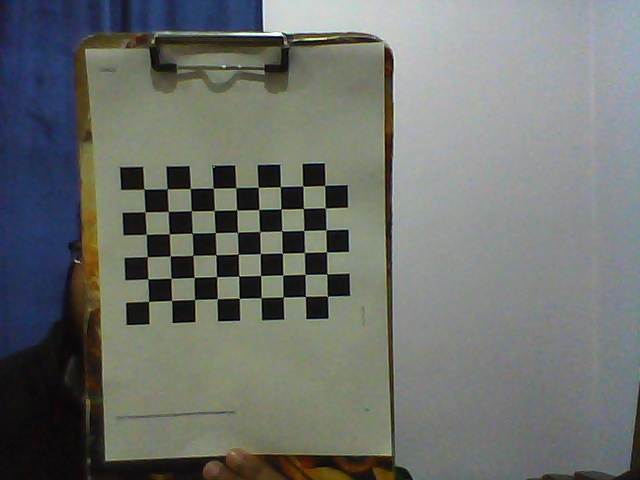
#> input picture Depth Sensing Module/Callibration of cameras/Callibration/Callibration dataset/left_image 0 .jpg, 640 x 480 px, found by its file name
$ python code.py   (older library calls are emulated)
#> lines starting #> are read from the running program, lines starting #| are printed output that depends on the picture; after the words box and inside, x2 and y2 are one past the last pixel; in counts of white or black regions, pixels touching at a corner belong together; pictures that were not available may be replaced by others from this repository, and a replacement may not be noted
import numpy as np
import cv2
import glob
import argparse
import time
import matplotlib.pyplot as plt
my_gray = np.zeros((512,512,3), dtype = np.uint8)
# termination criteria
criteria = (cv2.TERM_CRITERIA_EPS + cv2.TERM_CRITERIA_MAX_ITER, 30, 0.001)
objpointsL = []  # 3d point in real world space
imgpointsL = []  # 2d points in image plane.
imgpointsR = []  # 2d points in image plane.
objpointsR = []  # 3d point in real world space


def calibrate(file_name, square_size, width, height):
    """ Apply camera calibration operation for images in the given directory path. """
#> called with file_name = 'left_image ', square_size = 0.016, width = 9, height = 6
    # prepare object points, like (0,0,0), (1,0,0), (2,0,0) ....,(8,6,0)
    objp = np.zeros((height*width, 3), np.float32)
    objp[:, :2] = np.mgrid[0:width, 0:height].T.reshape(-1, 2)

    objp = objp * square_size

    # Arrays to store object points and image points from all the images.
    objpoints = []  # 3d point in real world space
    imgpoints = []  # 2d points in image plane.

    global my_gray
    #The data available in calibration data is below
    #images_selected = (4, 11, 16, 17, 18, 19, 23, 24, 27, 30, 32, 34, 39)
    #new data set in folder new calibration test is below
    #images_selected = (0,1,4,5,8,13,14,17,18,20,21,26,29,34,35,37,38,40,42,43,46,56,65,70,76,
    #                   77,94,95,98,104,106,110,121,122,123,130,132,134,136,137,143,145,148)
    #images_selected = (0,4,13,14,18,29,34,40,42,46,70,76,94,98,106,110,130,134)
    #images_selected = (0, 25)
    for value in range(0, 25):
        img = cv2.imread("/home/pi/Desktop/ Final prototype/The Callibration Test/Image Taker/data/"+str(file_name)+str(value)+" .jpg")
#> img is the input picture: shape (480, 640, 3); mean B, G, R 109.3, 113.1, 109.7
        #cv2.imshow("image "+str(file_name)+str(value), img)
        gray = cv2.cvtColor(img, cv2.COLOR_BGR2GRAY)
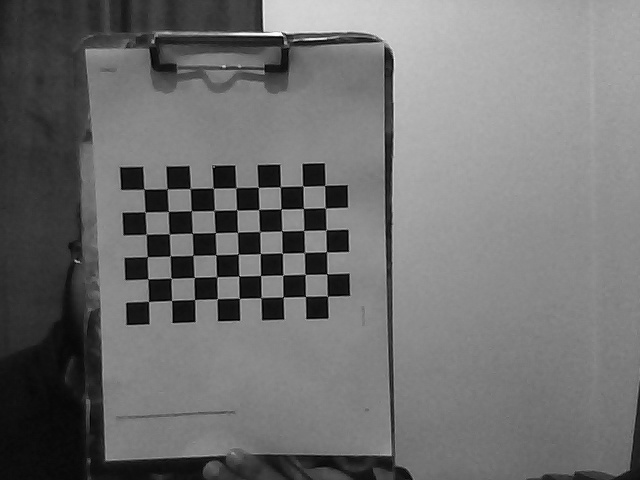
#> gray: shape (480, 640); min 0, max 252, mean 111.6
        my_gray = gray
        # Find the chess board corners
        ret, corners = cv2.findChessboardCorners(gray, (width, height), None)
#> ret = True; corners = 54 rows, first 8: [144.2, 188.8], [167.1, 189], [190.3, 188.4], [213.5, 188.5], [236, 187.8], [258.5, 187.4], [280.2, 186.8], [302.9, 185.8]
        print("\n\t\treturn value is(i.e. corner found?): ", ret)
#| 		return value is(i.e. corner found?):  True

        # If found, add object points, image points (after refining them)
        if ret:
            objpoints.append(objp)

            corners2 = cv2.cornerSubPix(gray, corners, (11, 11), (-1, -1), criteria)
#> corners2 = 54 rows, first 8: [143.8, 189.2], [167.1, 188.8], [190.3, 188.5], [213.3, 188.2], [235.8, 187.6], [258.3, 187.3], [280.4, 186.7], [302.7, 186.2]
            imgpoints.append(corners2)

            # Draw and display the corners
            img = cv2.drawChessboardCorners(img, (width, height), corners2, ret)
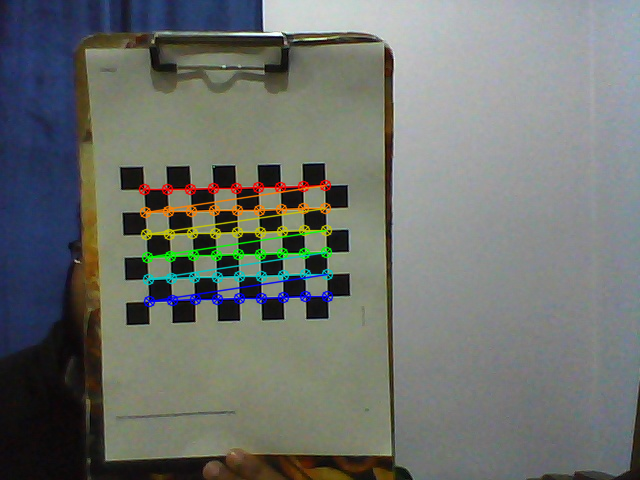
#> img: shape (480, 640, 3); 3.18% of pixels changed, all inside (x1, y1, x2, y2) = (138, 179, 334, 308)
            cv2.imwrite("Chessboard "+str(file_name)+str(value)+".jpg",img)
#> pass 2 of the loop in calibrate, `for value in range(0, 25):`:
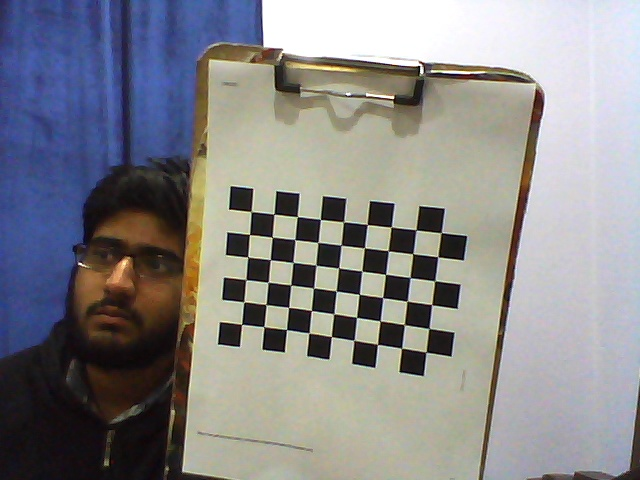
#> input picture Depth Sensing Module/Callibration of cameras/Callibration/Callibration dataset/left_image 1 .jpg, 640 x 480 px, found by its file name
#> in calibrate, img is the input picture: shape (480, 640, 3); mean B, G, R 138.2, 135.8, 136.4
#> in calibrate, `gray = cv2.cvtColor(img, cv2.COLOR_BGR2GRAY)`:
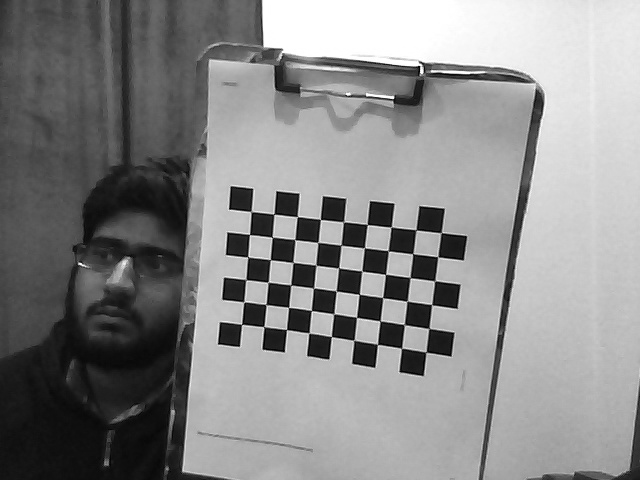
#> gray: shape (480, 640); min 0, max 255, mean 136.3
#> corners = 54 rows, first 8: [251.1, 211.5], [274, 214], [297.6, 216.5], [320.5, 219.4], [343.3, 222.1], [367.3, 224.6], [391, 227], [416.1, 229.8]
#| 		return value is(i.e. corner found?):  True
#> corners2 = 54 rows, first 8: [251.2, 211.5], [274, 214.1], [297.2, 216.6], [320.4, 219.4], [343.5, 221.8], [367.2, 224.5], [391.2, 227.1], [415.9, 229.8]
#> in calibrate, `img = cv2.drawChessboardCorners(img, (width, height), corners2, ret)`:
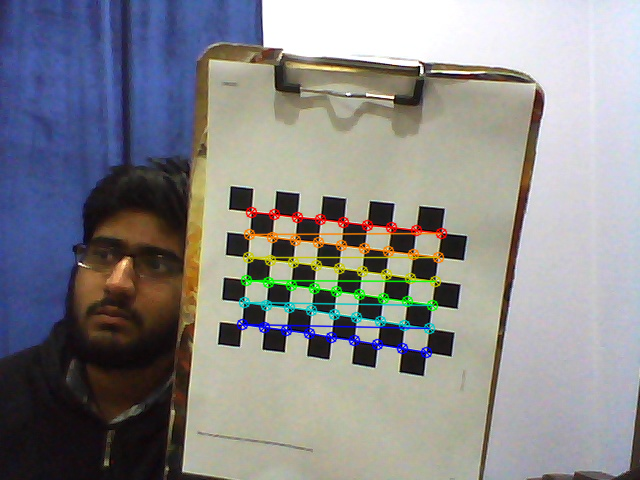
#> img: shape (480, 640, 3); 3.29% of pixels changed, all inside (x1, y1, x2, y2) = (236, 206, 448, 359)
    ret, mtx, dist, rvecs, tvecs = cv2.calibrateCamera(objpoints, imgpoints, (my_gray.shape[1], my_gray.shape[0]), None, None)

    return [ret, mtx, dist,  rvecs, tvecs, objpoints, imgpoints]


def main():

    ####THESE IS FOR LEFT CAMERA###########
    retL, mtxL, distL, rvecsL, tvecsL, objpointsL, imgpointsL  = calibrate(file_name = "left_image ",square_size = 0.016, width=9, height=6)
    # [7 lines of commented-out code are left out]
    retR, mtxR, distR, rvecsR, tvecsR, objpointsR, imgpointsR= calibrate(file_name = "right_image ", square_size = 0.016, width=9, height=6)
    # [7 lines of commented-out code are left out]
    print((my_gray.shape[1], my_gray.shape[0]))
    stereocalibration_criteria = (cv2.TERM_CRITERIA_MAX_ITER + cv2.TERM_CRITERIA_EPS, 100, 1e-5)
    stereocalibration_flags = cv2.CALIB_FIX_INTRINSIC
    stereocalibration_retval, cameraMatrix1, distCoeffs1, cameraMatrix2, distCoeffs2, R, T, E, F = cv2.stereoCalibrate(objpointsL,imgpointsL,imgpointsR,mtxL,distL,mtxR,distR,(my_gray.shape[1], my_gray.shape[0]),criteria = stereocalibration_criteria, flags = stereocalibration_flags)
    print("\n\n\t\t\tthe value of T is : \t", T,"\n\n\t\t\tthe value of R is : \t", R, "\n\n\n\t\t\t the value of E is : \t", E, "\n\n\n the value of F is : \t",F)

    print("\n\tstereocalibration_retval = :\n\t\t", stereocalibration_retval,"\n\tcameraMatrix1 = :\n\t\t",cameraMatrix1,"\n\tdistCoeffs1 = :\n\t\t",distCoeffs1,"\n\tcameraMatrix2 :\n\t\t", cameraMatrix2, "\n\tdistCoeffs2 = : \n\t\t",distCoeffs2)
    #save_coefficients(cameraMatrix1, distCoeffs1, path ="/home/pi/Desktop/Prototype2/the calibration test/calibrations_results/left camera" )
    #save_coefficients(cameraMatrix2, distCoeffs2, path = "/home/pi/Desktop/Prototype2/the calibration test/calibrations_results/right camera")

    ########all the calibration is above


    lFrame = cv2.imread("/home/pi/Desktop/ Final prototype/The Callibration Test/Image Taker/left_image 5 .jpg")
    rFrame = cv2.imread("/home/pi/Desktop/ Final prototype/The Callibration Test/Image Taker/right_image 5 .jpg")
    w, h = lFrame.shape[:2] # both frames should be of same shape


    image_size = (w,h)
    R1, R2, P1, P2, Q, roi_left, roi_right = cv2.stereoRectify(cameraMatrix1, distCoeffs1, cameraMatrix2, distCoeffs2, image_size, R, T, flags=cv2.CALIB_ZERO_DISPARITY, alpha=1)
    print("\n\n\nThe value of Q is : ", Q,"\n")
    print("\n\n\nThe value of roi_left is : ", roi_left,"\n")
    print("\n\n\nThe value of roi_right is : ", roi_right,"\n")

    print("\n\n\n\t\t\t cameraMatrix1, distCoeffs1, R1, P1  ", cameraMatrix1,"\n", distCoeffs1,"\n\n\tR1 \n", R1, "\n\n\tP1 \n",P1)
    leftMapX, leftMapY = cv2.initUndistortRectifyMap(cameraMatrix1, distCoeffs1, R1, P1, (w, h), cv2.CV_32FC1)

    left_rectified = cv2.remap(lFrame, leftMapX, leftMapY, cv2.INTER_LINEAR, cv2.BORDER_CONSTANT)
    print("\n\n\n\t\t\t cameraMatrix2, distCoeffs2, R2, P2  ", cameraMatrix2,"\n", distCoeffs2,"\n\n\tR2 \n", R2, "\n\n\tP2 \n",P2)
    rightMapX, rightMapY = cv2.initUndistortRectifyMap(cameraMatrix2, distCoeffs2, R2, P2, (w, h), cv2.CV_32FC1)

    right_rectified = cv2.remap(rFrame, rightMapX, rightMapY, cv2.INTER_LINEAR, cv2.BORDER_CONSTANT)

    #Fliping upside down the images
    left_rectified = cv2.flip(left_rectified, 0)
    right_rectified =  cv2.flip(right_rectified, 0)


    view = np.hstack([lFrame, rFrame])
    rectView = np.hstack([left_rectified, right_rectified])
    #disparity = depth_map(left_rectified, right_rectified)
    cv2.imwrite("/home/pi/Desktop/Prototype2/Rectified_images/Rectified_image_left.jpg",left_rectified)
    cv2.imwrite("/home/pi/Desktop/Prototype2/Rectified_images/Rectified_image_right.jpg",right_rectified)

    cv2.imshow('view', view)
    cv2.imshow('rectView', rectView)
    #cv2.imshow('gray',disparity)

    # Wait indefinitely for any keypress
    cv2.waitKey(0)


    '''
    frames = [lFrame, rFrame]

    # Params from camera calibration
    '''
    '''
    cameraMatrix1 =  np.array([[739.23706917,   0.0       ,  276.63473707],
                      [  0.0         ,719.25183276, 217.08851191],
                      [  0.0          , 0.0,           1.0        ]])

    cameraMatrix2 = np.array([[826.14827551  , 0.0    ,     359.32819164],
                     [  0.0        , 827.99528183 ,218.69706181],
                     [  0.0         ,  0.0    ,       1.0        ]])

    camMats = [cameraMatrix1, cameraMatrix2]
    '''
    '''
    camMats = [mtxL, mtxR]
    '''
    '''
    distCoeffs1 =  np.array([[ 0.46352624, -2.99438371 ,-0.01122744 ,-0.02780513 ,8.45173922]])
    distCoeffs2 = np.array([[ 0.61305993 ,-2.87155974 ,-0.02722687 ,-0.01089135 , 6.36760082]])

    distCoeffs = [distCoeffs1, distCoeffs2]
    '''
    '''
    distCoeffs = [distL, distR]
    camSources = [0,1]
    for src in camSources:
        distCoeffs[src][0][4] = 0.0 # use only the first 2 values in distCoeffs

    # The rectification process
    newCams = [0,0]
    roi = [0,0]
    for src in camSources:
        newCams[src], roi[src] = cv2.getOptimalNewCameraMatrix(cameraMatrix = camMats[src],
                                                               distCoeffs = distCoeffs[src],
                                                               imageSize = (w,h),
                                                               alpha = 0)


    rectFrames = [0,0]
    for src in camSources:
        rectFrames[src] = cv2.undistort(frames[src],
                                        camMats[src],
                                        distCoeffs[src])
    # See the results
    view = np.hstack([frames[0], frames[1]])
    rectView = np.hstack([rectFrames[0], rectFrames[1]])


    cv2.imwrite("/home/pi/Desktop/Prototype2/Rectified_images/Rectified_image_left.jpg",rectFrames[0])
    cv2.imwrite("/home/pi/Desktop/Prototype2/Rectified_images/Rectified_image_right.jpg",rectFrames[1])
    #imgL = cv2.imread("/home/pi/Desktop/Prototype2/Rectified_images/Rectified_image_left.jpg",0)
    #imgR = cv2.imread("/home/pi/Desktop/Prototype2/Rectified_images/Rectified_image_right.jpg",0)


    #cv2.imwrite('/home/pi/Desktop/Prototype1/Disparity Test neww 5.jpg', disparity)

    cv2.imshow('view', view)
    cv2.imshow('rectView', rectView)


    # Wait indefinitely for any keypress
    cv2.waitKey(0)
    '''
#> (the run stopped early here; a loop or call above may not have finished)
